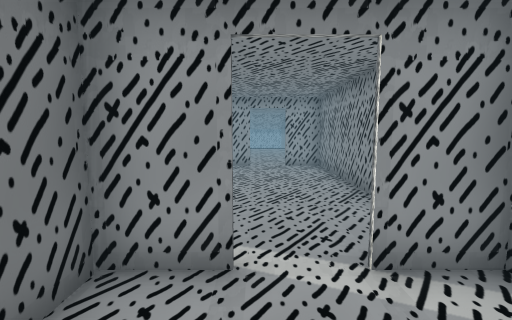
[1] (above)

12 first-person views from a walk through a scene from a Unity 3-D project. The camera is 1.5 m above the floor, tilts 6° down and sees 85° across. Doors are open. The floor is counted in squares, 1 m on a side. Each view is taken from the middle of a square. On the plan, view 1 faces up. The plan holds only what a view shows up to about 14 squares ahead; the rest is blank. The place goes on beyond the plan. The player character is not drawn.

[2]
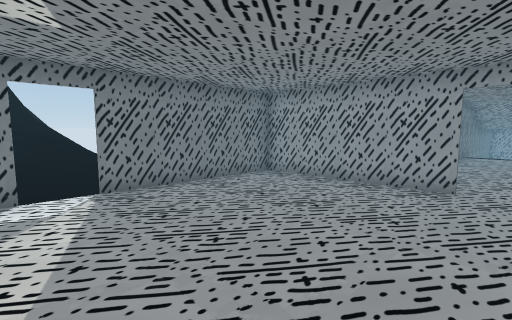

[3]
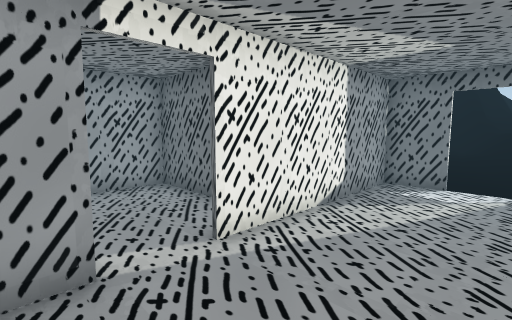

[4]
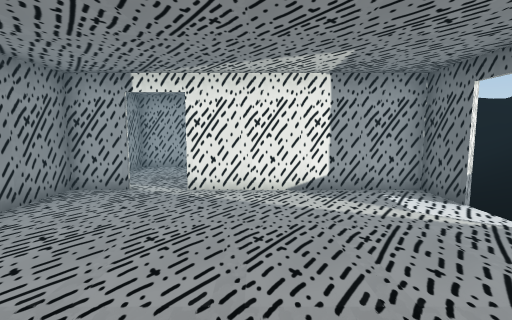

[5]
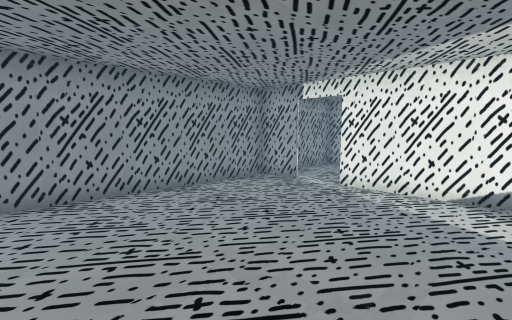

[6]
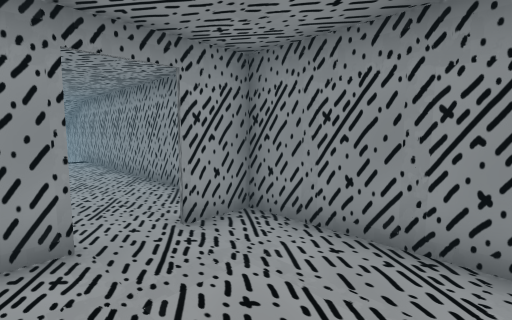

[7]
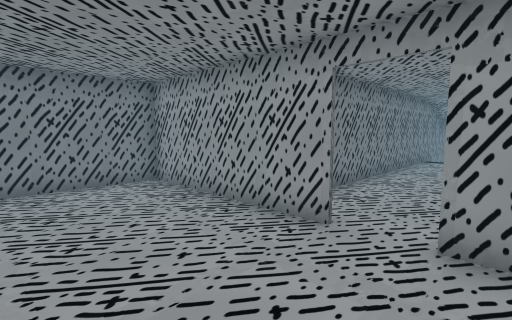

[8]
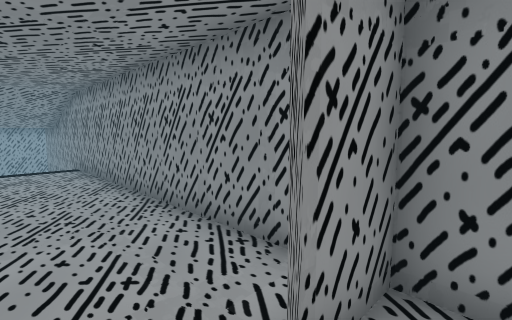

[9]
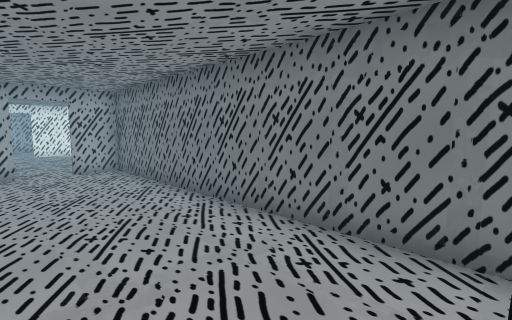

[10]
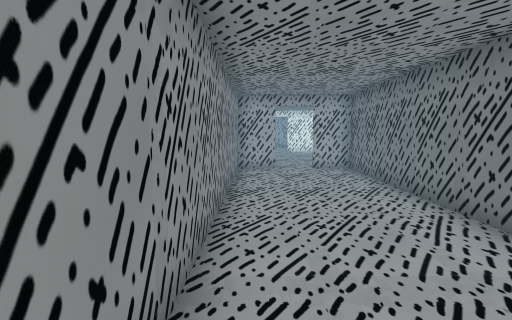

[11]
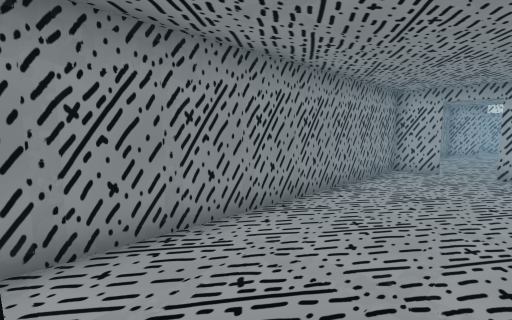

[12]
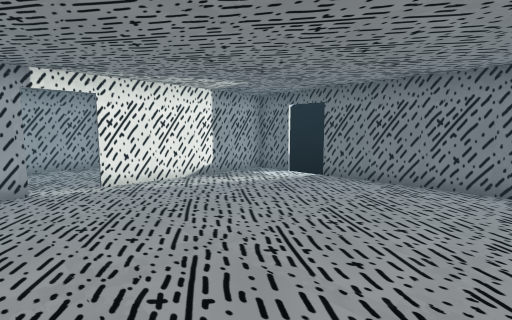

### Floor plan
Ten units are one square. View 1 is at (0, 0); x grows to the right and y downward. Boxes are objects, and circles mark ways between rooms. Rooms are numbered by the first view taken in them; rooms with no view inside come last. Other rooms are left out.
<svg viewBox="-67 -240 100 259">
<path fill="none" stroke="#000" d="M-1 -29 -17 -29 -17 14 27 14 27 -10M28 -29 12 -29M-62 -46 -62 -30 -2 -30M11 -30 27 -30 27 -120M-1 -119 -62 -119 -62 -60M28 -119 12 -119M-17 -235 -17 -120 -2 -120M11 -120 28 -120M27 -120 27 -235"/>
<circle cx="5" cy="-30" r="3" fill="#2a7"/>
<circle cx="7" cy="-117" r="3" fill="#2a7"/>
<text x="0" y="-10">1</text>
<text x="-20" y="-70">2</text>
<text x="0" y="-180">3</text>
</svg>
Room 1 opens to room 2. Room 2 opens to room 3.

Where each view was taken, in squares from view 1:
view 1: 0 up, 0 right, facing up
view 2: 4 up, 1 right, facing up-left
view 3: 6 up, 2 right, facing down-left
view 4: 10 up, 2 left, facing down
view 5: 10 up, 4 left, facing down-right
view 6: 8 up, 1 left, facing up-right
view 7: 8 up, 2 right, facing up-left
view 8: 11 up, 0 right, facing up-right
view 9: 23 up, 2 right, facing down-left
view 10: 23 up, 2 right, facing down
view 11: 23 up, 1 left, facing down-right
view 12: 11 up, 2 right, facing down-left
